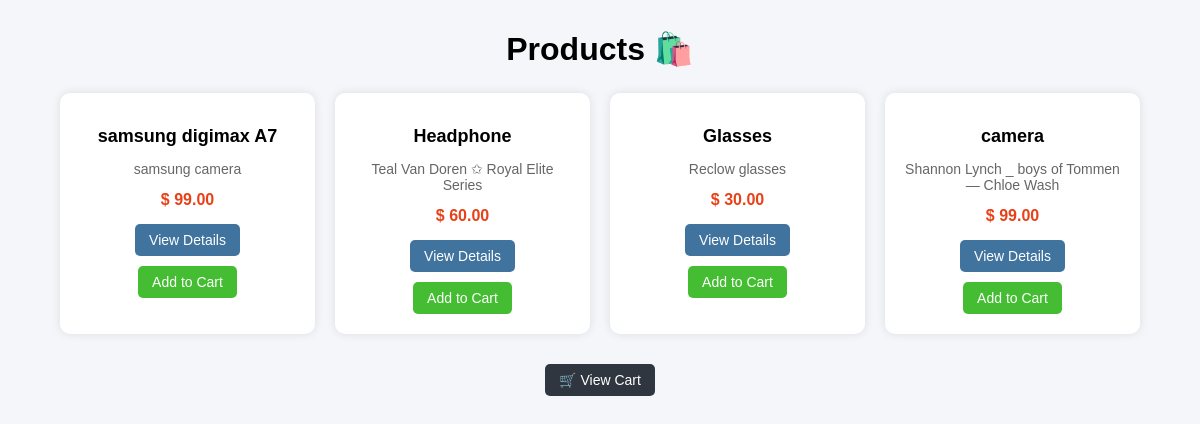
The page /home on the database its author committed.
### myapp/models.py (models this page shows, shortened)
class Product(models.Model):
    name = models.CharField(max_length=200)
    price = models.DecimalField(max_digits=10, decimal_places=2)
    description = models.TextField()
    image = models.ImageField(upload_to='products/', blank=True, null=True)

### myapp/views.py (the view)
# urls.py: path('home', views.home, name='home'),
def home(request):
    products = Product.objects.all()
    return render(request, 'home.html', {'products': products})

### myapp/templates/home.html (shortened to what this page needs)
{% load static %}
<!DOCTYPE html>
<html>
<head>
    <link rel="stylesheet" href="{% static 'css/home.css' %}">
</head>
<body>
<div class="container">
    <h1 class="title">Products 🛍️</h1>
    <div class="product-grid">
        {% for product in products %}
        <div class="product-card">
            <h3 class="product-name">{{ product.name }}</h3>
            <p class="product-desc">{{ product.description|truncatechars:100 }}</p>
            <p class="product-price">$ {{ product.price }}</p>
            <div class="btn-group">
                <a href="{% url 'product_detail' product.id %}" class="btn details-btn">View Details</a>
                <a href="{% url 'add_to_cart' product.id %}" class="btn cart-btn">Add to Cart</a>
            </div>
        </div>
        {% endfor %}
    </div>
    <a href="{% url 'cart' %}" class="btn view-cart-btn">🛒 View Cart</a>
</div>
</body>
</html>

### myapp/static/css/home.css (style rules this page uses)
body { font-family: Arial, sans-serif; background-color: #f5f6fa; margin: 0; }
.container { width: 90%; margin: 30px auto; text-align: center; }
.title { margin-bottom: 25px; }
.product-grid { display: grid; grid-template-columns: repeat(auto-fit, minmax(250px, 1fr)); gap: 20px; }
.product-card { background: white; padding: 15px; border-radius: 10px; box-shadow: 0 0 10px rgba(0,0,0,0.1); transition: 0.3s; }
.product-name { font-size: 18px; margin-bottom: 10px; }
.product-desc { color: #666; font-size: 14px; }
.product-price { color: #e84118; font-weight: bold; margin: 10px 0; }
.btn { display: inline-block; padding: 8px 14px; margin: 5px; text-decoration: none; border-radius: 5px; color: white; font-size: 14px; }
.btn-group { margin-top: 10px; }
.details-btn { background-color: #40739e; }
.cart-btn { background-color: #44bd32; }
.view-cart-btn { background-color: #2f3640; margin-top: 30px; }

### rows shown on the page
Product: name "samsung digimax A7", description "samsung camera", price "99.00"
Product: name "Headphone", description "Teal Van Doren ✩ Royal Elite Series", price "60.00"
Product: name "Glasses", description "Reclow glasses", price "30.00"
Product: name "camera", description "Shannon Lynch _ boys of Tommen — Chloe Wash", price "99.00"
